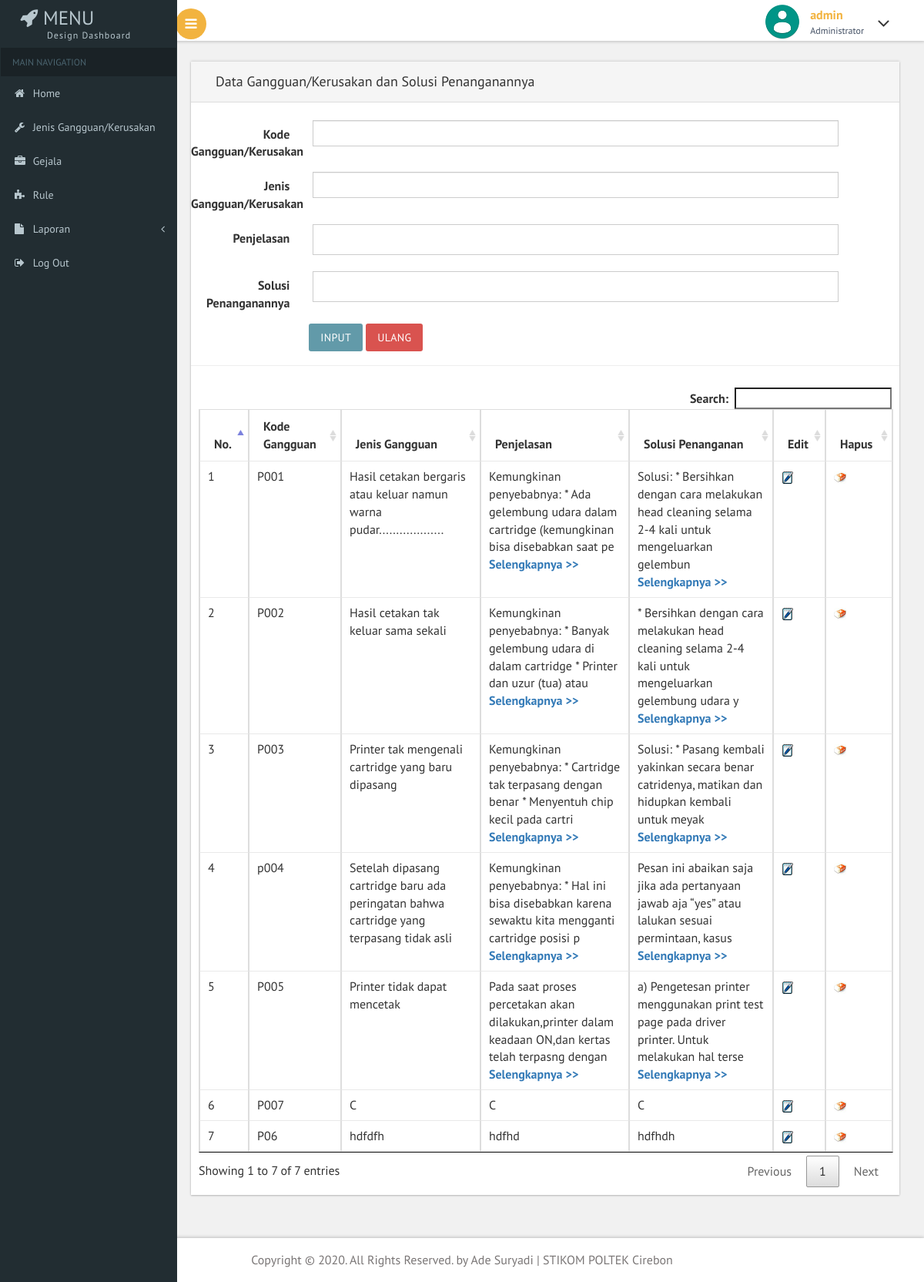
The app's page /admin/haladmin.php?top=kerusakan.php (signed in) with its own data.
### tables this page shows
CREATE TABLE `kerusakan` (
  `kd_kerusakan` char(4) NOT NULL,
  `jenis_kerusakan` varchar(200) DEFAULT NULL,
  `definisi` text DEFAULT NULL,
  `solusi` text DEFAULT NULL
);

### admin/kerusakan.php (the view, shortened to what this page needs)
<div class="form-title">
  <h4>Data Gangguan/Kerusakan dan Solusi Penanganannya</h4>
</div>
<br>
<form class="form-horizontal" name="form3" method="post" onSubmit="return validasi(this);" action="simpankerusakan.php">
  <div class="form-group">
    <label for="kd_kerusakan" class="col-sm-2 control-label">Kode Gangguan/Kerusakan</label>
    <div class="col-sm-9">
      <input class="form-control" id="kd_kerusakan" name="kd_kerusakan" type="text" id="kd_kerusakan" size="4" maxlength="4">
    </div>
  </div>
  <div class="form-group">
    <label for="jenis_kerusakan" class="col-sm-2 control-label">Jenis Gangguan/Kerusakan</label>
    <div class="col-sm-9">
      <input class="form-control" id="jenis_kerusakan" type="text" name="jenis_kerusakan" size="40" maxlength="100">
    </div>
  </div>
  <div class="form-group">
    <label for="definisi" class="col-sm-2 control-label">Penjelasan</label>
    <div class="col-sm-9">
      <textarea class="form-control1" name="definisi" id="definisi" rows="2" cols="70"></textarea>
    </div>
  </div>
  <div class="form-group">
    <label for="solusi" class="col-sm-2 control-label">Solusi Penanganannya</label>
    <div class="col-sm-9">
      <textarea class="form-control1" name="solusi" id="solusi" rows="2" cols="70"></textarea>
    </div>
  </div>
  <div class="col-sm-offset-2"> <button type="submit" class="btn btn-default">Input</button> <button type="reset" class="btn btn-danger">Ulang</button></div>
</form>
<hr>
<div class="table-responsive" style="padding: 10px 10px;">
  <table id="myTable" class="table table-bordered" width="100%">
    <thead>
      <tr>
        <th><strong>No.</strong></th>
        <th><strong>Kode Gangguan</strong></th>
        <th><strong>Jenis Gangguan</strong></th>
        <th><strong>Penjelasan</strong></th>
        <th><strong>Solusi Penanganan</strong></th>
        <th><strong>Edit</strong></th>
        <th><strong>Hapus</strong></th>
      </tr>
    </thead>
    <tbody>
      <?php
      include "../koneksi.php";
      $sql = "SELECT * FROM kerusakan ORDER BY kd_kerusakan";
      $qry = mysqli_query($koneksi, $sql) or die("SQL Error" . mysqli_error($qry));
      $no = 0;
      while ($data = mysqli_fetch_array($qry)) {
        $no++;
      ?>
        <tr valign="baseline">
          <td><?php echo $no; ?> </td>
          <td><?php echo $data['kd_kerusakan']; ?></td>
          <td><?php echo $data['jenis_kerusakan']; ?></td>
          <td>
            <?php echo substr($data['definisi'], 0, 100); ?>
            <?php if (strlen($data['definisi']) > 100) : ?>
              <a href="haladmin.php?top=kerusakan_more.php&kd=<?php echo $data['kd_kerusakan']; ?>">
                <strong>Selengkapnya >></strong>
              </a>
            <?php endif ?>
          </td>
          <td>
            <?php echo substr($data['solusi'], 0, 100); ?>
            <?php if (strlen($data['solusi']) > 100) : ?>
              <a href="haladmin.php?top=kerusakan_more.php&kd=<?php echo $data['kd_kerusakan']; ?>">
                <strong>Selengkapnya >></strong>
              </a>
            <?php endif ?>
          </td>
          <td><a title="Edit Gangguan/Kerusakan" href="haladmin.php?top=edkerusakan.php&kdubah=<?php echo $data['kd_kerusakan']; ?>"><img src="image/edit.jpeg" width="16" height="16" border="0"></a></td>
          <td><a title="Hapus Gangguan/Kerusakan" style="cursor:pointer;" onclick="return konfirmasi('<?php echo $data['kd_kerusakan']; ?>');"><img src="image/hapus.jpeg" width="16" height="16"></a>
          </td>
        </tr>
      <?php
      } ?>
    </tbody>
  </table>
</div>

### records on screen
kerusakan: kd_kerusakan "P001", jenis_kerusakan "Hasil cetakan bergaris atau keluar namun warna pudar...................", definisi "Kemungkinan penyebabnya: * Ada gelembung udara dalam cartridge (kemungkinan bisa disebabkan saat pe", solusi "Solusi: * Bersihkan dengan cara melakukan head cleaning selama 2-4 kali untuk mengeluarkan gelembun"
kerusakan: kd_kerusakan "P002", jenis_kerusakan "Hasil cetakan tak keluar sama sekali", definisi "Kemungkinan penyebabnya: * Banyak gelembung udara di dalam cartridge * Printer dan uzur (tua) atau", solusi "* Bersihkan dengan cara melakukan head cleaning selama 2-4 kali untuk mengeluarkan gelembung udara y"
kerusakan: kd_kerusakan "P003", jenis_kerusakan "Printer tak mengenali cartridge yang baru dipasang", definisi "Kemungkinan penyebabnya: * Cartridge tak terpasang dengan benar * Menyentuh chip kecil pada cartri", solusi "Solusi: * Pasang kembali yakinkan secara benar catridenya, matikan dan hidupkan kembali untuk meyak"
kerusakan: kd_kerusakan "p004", jenis_kerusakan "Setelah dipasang cartridge baru ada peringatan bahwa cartridge yang terpasang tidak asli", definisi "Kemungkinan penyebabnya: * Hal ini bisa disebabkan karena sewaktu kita mengganti cartridge posisi p", solusi "Pesan ini abaikan saja jika ada pertanyaan jawab aja “yes” atau lalukan sesuai permintaan, kasus"
kerusakan: kd_kerusakan "P005", jenis_kerusakan "Printer tidak dapat mencetak", definisi "Pada saat proses percetakan akan dilakukan,printer dalam keadaan ON,dan kertas telah terpasng dengan", solusi "a) Pengetesan printer menggunakan print test page pada driver printer. Untuk melakukan hal terse"
kerusakan: kd_kerusakan "P007", jenis_kerusakan "C", definisi "C", solusi "C"
kerusakan: kd_kerusakan "P06", jenis_kerusakan "hdfdfh", definisi "hdfhd", solusi "hdfhdh"

### other values on screen
$sesi "admin"
